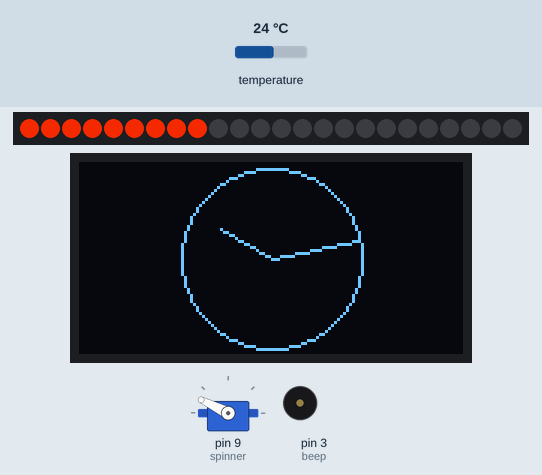
A sketch run on a simulated Arduino Uno, built with avr-gcc and run on an emulated ATmega328P. Parts: servo, 24 RGB LEDs in strip order, left to right, 128×64 one-colour display, buzzer (waves = sounding). The test bench sets the inputs (shaded band); at power-on: temperature 24 °C. Dim RGB values are drawn brighter than linear; the local clock reads 2024-03-15 10:24:30 at power-on unless the sketch sets it.

Above: at 1.2 s.
1.3 s: temperature set to 23.1 °C
At 2.5 s:
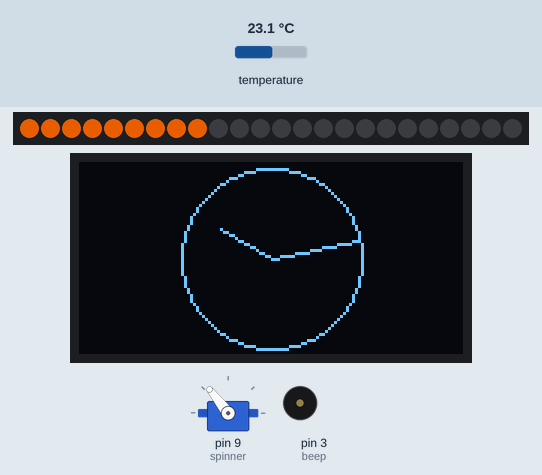
4.3 s: temperature set to 22.5 °C
At 5.7 s:
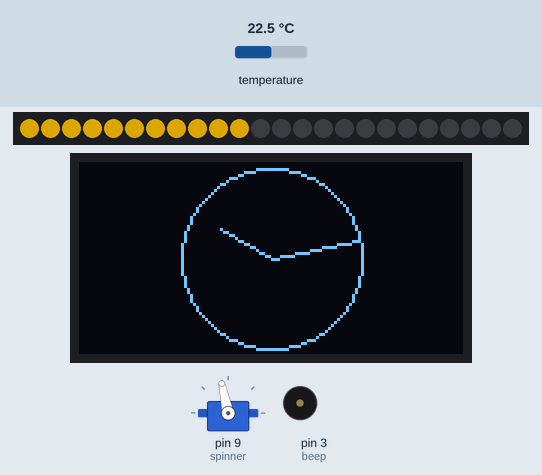
6.5 s: temperature set to 21.5 °C
At 8.4 s:
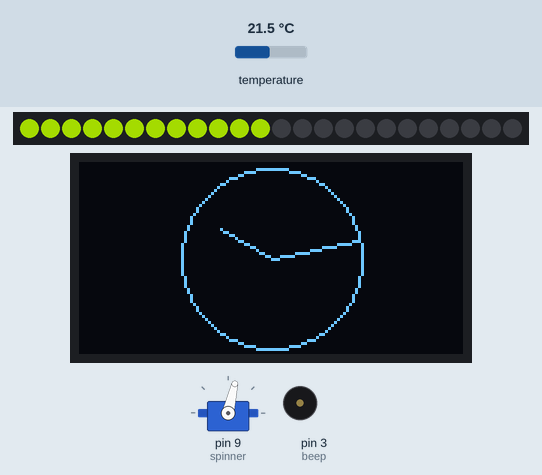
9.5 s: temperature set to 12 °C
At 11.1 s:
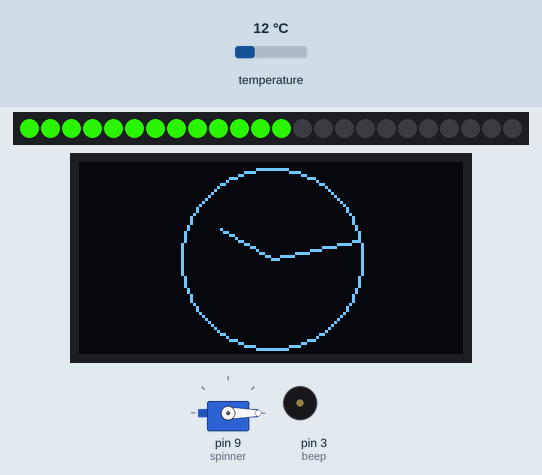
11.6 s: temperature set to 19 °C
At 13.8 s:
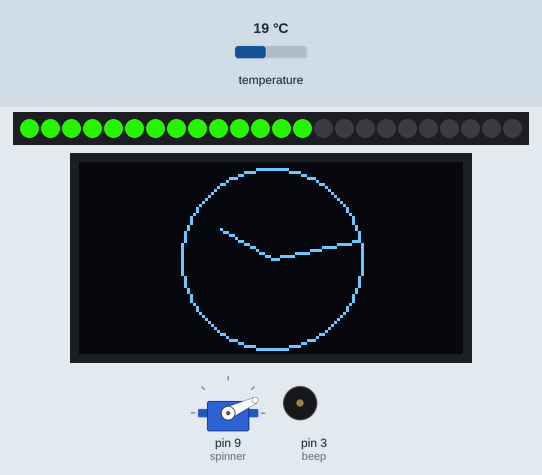
14.5 s: temperature set to 28 °C
At 38.8 s:
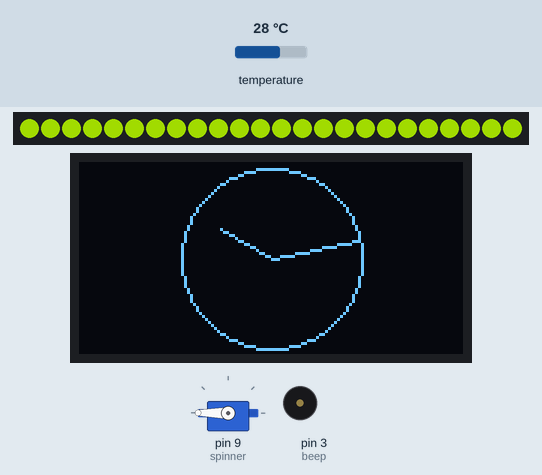
Timing chart, 0 to 41.5 s (numbered marks = the images above; inputs shaded):
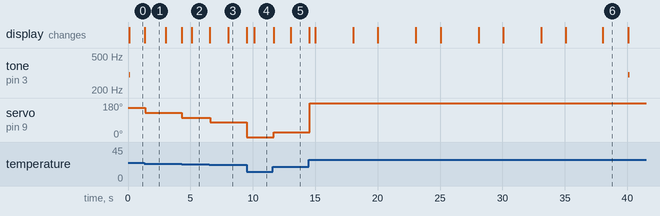

Measured:
- the behaviour switches between 23.9 and 23.8 °C on temperature (found by bisection; images 0 and 1)
- the behaviour switches between 22.9 and 22.8 °C on temperature (found by bisection; images 1 and 2)
- the behaviour switches between 21.9 and 21.8 °C on temperature (found by bisection; images 2 and 3)
- after the input at 1.3 s, servo on pin 9 (spinner): 154° → 128° after 0.08 s
- after the input at 4.3 s, servo on pin 9 (spinner): 128° → 102° at once
- after the input at 6.5 s, servo on pin 9 (spinner): 102° → 77° after 0.08 s
- after the input at 9.5 s, servo on pin 9 (spinner): 77° → 0° at once
- after the input at 11.6 s, servo on pin 9 (spinner): 0° → 25° after 0.09 s
- after the input at 14.5 s, servo on pin 9 (spinner): 25° → 180° at once

The sketch:

ovnningv1.ino
```cpp
/*
* Name: övningsprojekt
* Author: Thitus Lundgren
* Date: 2025-11-05
* Description: This project uses a ds3231 to measure time and displays the time to an 1306 oled display simulating an analog clock,
* Further, it measures temprature and displays a mapped value to a 9g-servo-motor.
* It also shows the seconds in a resolution of 2,5 seconds and the temperature (green to yellow to red) on an neopixel.
*/

// Include Libraries
#include <RTClib.h>
#include <Wire.h>
#include "U8glib.h"
#include <Servo.h>
#include <math.h>
#include <Adafruit_NeoPixel.h>

// Init constants

#define NUMPIXELS 24  // Pixels on the neopixel
#define ledPin 6  // The digital pin connected to the neopixel
#define beep 3 // The PWM pin connected to the piezo

const float tempMin = 18.00;  //Temperature min mapped value
const float tempMax = 25.00;  //Temperature max mapped value

// Init global variables

int oldmin = 0;
// Construct objects
RTC_DS3231 rtc;
U8GLIB_SSD1306_128X64 u8g(U8G_I2C_OPT_NO_ACK);
Adafruit_NeoPixel pixels(NUMPIXELS, ledPin, NEO_GRB + NEO_KHZ800);
Servo spinner;

void setup() {
  // init communication
  Serial.begin(115200);
  Wire.begin();


  // Init Hardware
  rtc.begin();  // INITIALIZE rtc library
  spinner.attach(9); // ATTACH servo
  pixels.begin(); // INITIALIZE NeoPixel strip object

  // Settings
  pinMode(A0,0);

  rtc.adjust(DateTime(F(__DATE__), F(__TIME__)));  // UPPLOADS date and time to ds3231
  spinner.write(0); // Zeros the servo

}
/*
* Do you really not know what this is supposed to do? Git gud
** Parameters: void
** Returns: no
*/
void loop() {

  servoWrite(getTemp()); // Writes the mapped temperature on the servo

  oledWrite(clockhands("xh"),clockhands("yh"),clockhands("xm"),clockhands("ym")); // Displays the analog hour and minute clock hands on the display.
  ledlights(getSeconds(), getTemp()); // Writes how many lights and which colours should be on based on the seconds and temperature.
  sounds(); //Checks if it is a new minute and if it is it will send a tone to a piezo.

  delay(20);
}
/*
*This functions sends a tone to a piezo every minute.
*Parameters: void
*Returns: nothing
*/
void sounds(){
  DateTime now = rtc.now();
  if(now.minute() != oldmin){ // Checks if it is a new minute by comparing it to "oldmin" if it is oldmin will become the current minute and it will send a tone.
    oldmin = now.minute();
    tone(beep,300,100);
  }
}


/*
*This function reads time from an ds3231 module and package the time as a String
*Parameters: Void
*Returns: time in hh:mm:ss as a String
*/
String getTime() {
  DateTime now = rtc.now(); // Calls the now() function in the rtc class and saves the time/date in DateTime now variable
  return String(now.hour()) + ":" + String(now.minute()) + ":" + String(now.second()); // Returns the hour, minute and seconds in hh:mm:ss as a String
}

/*
* This function takes temprature from ds3231 and returns as a float
* Parameters: Void
* Returns: - float: temperature
*/
float getTemp() {
  return rtc.getTemperature(); // Returns the temperature, what more do i need to say?
}
/*
*This function returns the current seconds.
*Parameters: void
*Returns: - int seconds
*/
int getSeconds(){
  DateTime now = rtc.now();
  return now.second(); //returns the seconds from rtc.now(), what more do i need to say?
}

/*
* This function sends back the x or y coordinates on the screen of the minute hand or hour minute hand depending on the parameter.
* Parameters: - String: xh, yh, xm, ym
* Returns: - int: x or y coordinates based on you parameter
*/
int clockhands(String what) {
  //Gets the current time
  DateTime now = rtc.now();
  int hour = int(now.hour());
  int min = int(now.minute());


  // MethemTICS, maps the hour and minutes digital time into analog time with radian degress by multiplies them by 360 degress in radians (2PI) and divides them by the format in analog time.
  float hhand = ((hour % 12)*(2*M_PI))/12;
  float mhand = ((min % 60)*(2*M_PI))/60;

  // Times the hypotenusa by either sin or cos of the hour and minute in radian to get the coordinates
  float xhhand = 20 * sin(hhand);
  float yhhand = -20 * cos(hhand);

  float xmhand = 30 * sin(mhand);
  float ymhand = -30 * cos(mhand);

  // Returns the centerd value of the x and y coordinates of the hour and minute hands deppending on what was requested.
  if (what == "xh"){
    return int(xhhand) +64;
  }
  if (what == "yh"){
    return int(yhhand)+ (32);
  }
  if (what == "xm"){
    return int(xmhand) + (64);

  }
  if (what == "ym"){
    return int(ymhand) + (32);

  }


}


/*
* This function takes a string and draws it to an oled display.
* Parameters: x and y cords for hour and minute hand. Format: int: xh, int: yh, int: xm, int: ym
* Returns: nothing
*/
void oledWrite(int xh,int yh,int xm,int ym) {
  u8g.setFont(u8g_font_unifont);


  u8g.firstPage();
  do {

    u8g.drawCircle(64,32, 30); // Draws the circle
    u8g.drawLine(64,32,xh,yh); // Draws the hour hand
    u8g.drawLine(64,32,xm,ym); // Draws the minute hand


  } while (u8g.nextPage());
}

/*
* This function takes a temprature value and maps it to the coresponding degree on a servo
* Parameters: - float: temprature
* Returns: void
*/
void servoWrite(float value) {
  int dir = map(value,tempMin,tempMax,0,180); // Maps the temperature based on tempMin and tempMax to the servos motion range 0-180 degress


  spinner.write(dir);
}
/*
* This function writes to the neopixel which lights should be on or off and which color they should display. (Green --> Yellow --> Red)
* Parameters: - int: seconds  - int: temperature
* Returns: nothing
*/
void ledlights(int seconds, int temp){
  pixels.clear(); // Turns of all the pixel colours
  int lights = seconds * NUMPIXELS / 60; // maps the seconds to the number of pixels, with 24 pixels this gives a resolution of 2.5 seconds
  temp = map(temp,tempMin,tempMax,0,255); // maps the temperature between tempMin and tempMax to the 0-255 color brightness

for(int i = 0; i<=lights;i++){    // goes through all the lights which should be lit and set their pixel colour to r = temp; g = (255-temp); this will give this colour gradient  green --> yellow --> red
    pixels.setPixelColor(i, pixels.Color(temp, (255-temp), 0));
  }
  pixels.show(); // Displays the pixel changes.
}
```
